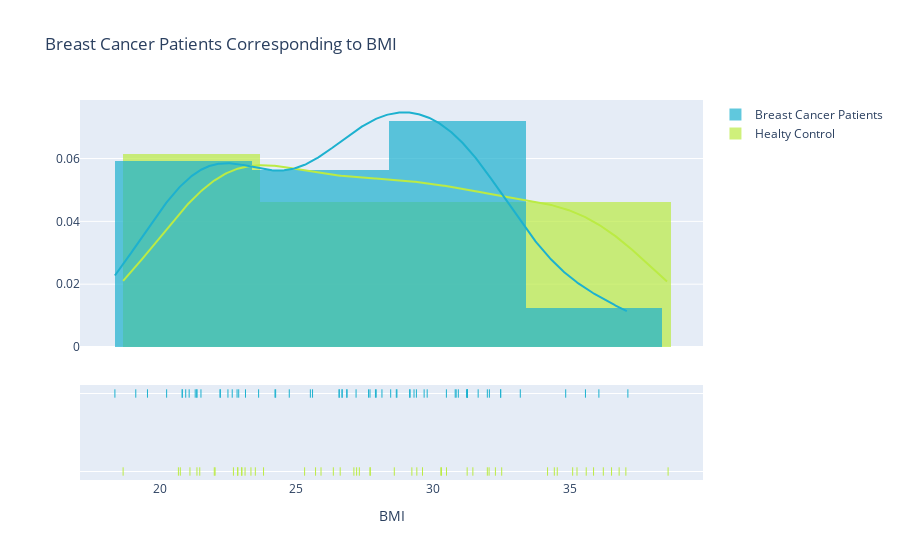

Write notebook code for a chart like this one.
### Code cell
more = df[df['Classification']==1]['BMI']
less = df[df['Classification']==0]['BMI']
fig = ff.create_distplot([less, more],['Healty Control', 'Breast Cancer Patients']
                         , bin_size=5,
                        colors=['#bbeb44','#1db1cf'])
fig.update_layout(
    title="Breast Cancer Patients Corresponding to BMI",
    xaxis_title="BMI",
)
fig.show()

### Figure 1 — Plotly figure (JSON) as saved in the notebook; plotly's stock layout.template omitted (floating-point values rounded to 4 significant figures; data arrays with more than 128 entries replaced by an {"elided": "..."} marker saying what was removed)
{"data": [{"autobinx": false, "histnorm": "probability density", "legendgroup": "Healty Control", "marker": {"color": "#bbeb44"}, "name": "Healty Control", "opacity": 0.7, "type": "histogram", "x": [23.5, 20.69, 23.12, 21.37, 21.11, 22.85, 22.7, 23.8, 22, 23, 21.47, 23.01, 22.86, 18.67, 23.34, 20.76, 22.03, 32.04, 34.53, 36.51, 28.58, 31.98, 32.27, 30.28, 30.48, 37.04, 38.58, 31.45, 35.25, 34.17, 36.21, 36.79, 35.86, 34.42, 27.69, 29.61, 31.24, 35.09, 26.35, 35.59, 29.22, 27.2, 27.3, 32.5, 30.3, 27.7, 25.7, 25.3, 29.4, 26.6, 27.1, 25.9], "xaxis": "x", "xbins": {"end": 38.58, "size": 5, "start": 18.67}, "yaxis": "y"}, {"autobinx": false, "histnorm": "probability density", "legendgroup": "Breast Cancer Patients", "marker": {"color": "#1db1cf"}, "name": "Breast Cancer Patients", "opacity": 0.7, "type": "histogram", "x": [21.3, 20.83, 20.96, 24.24, 21.36, 21.08, 19.13, 22.66, 22.5, 21.51, 21.37, 22.89, 22.83, 23.14, 24.22, 22.22, 20.83, 19.56, 20.26, 24.74, 18.37, 23.62, 22.21, 26.56, 31.98, 31.25, 26.67, 26.67, 28.67, 31.64, 32.46, 25.51, 29.3, 29.67, 28.12, 27.69, 31.25, 29.15, 30.84, 31.22, 30.8, 32.46, 31.23, 29.78, 27.89, 27.64, 27.92, 28.44, 28.65, 26.56, 30.92, 29.14, 34.84, 37.11, 29.38, 33.18, 35.56, 30.48, 36.05, 26.85, 26.84, 32.05, 25.59, 27.18], "xaxis": "x", "xbins": {"end": 37.11, "size": 5, "start": 18.37}, "yaxis": "y"}, {"legendgroup": "Healty Control", "marker": {"color": "#bbeb44"}, "mode": "lines", "name": "Healty Control", "showlegend": false, "type": "scatter", "x": {"elided": "500 float values"}, "xaxis": "x", "y": {"elided": "500 float values"}, "yaxis": "y"}, {"legendgroup": "Breast Cancer Patients", "marker": {"color": "#1db1cf"}, "mode": "lines", "name": "Breast Cancer Patients", "showlegend": false, "type": "scatter", "x": {"elided": "500 float values"}, "xaxis": "x", "y": {"elided": "500 float values"}, "yaxis": "y"}, {"legendgroup": "Healty Control", "marker": {"color": "#bbeb44", "symbol": "line-ns-open"}, "mode": "markers", "name": "Healty Control", "showlegend": false, "type": "scatter", "x": [23.5, 20.69, 23.12, 21.37, 21.11, 22.85, 22.7, 23.8, 22, 23, 21.47, 23.01, 22.86, 18.67, 23.34, 20.76, 22.03, 32.04, 34.53, 36.51, 28.58, 31.98, 32.27, 30.28, 30.48, 37.04, 38.58, 31.45, 35.25, 34.17, 36.21, 36.79, 35.86, 34.42, 27.69, 29.61, 31.24, 35.09, 26.35, 35.59, 29.22, 27.2, 27.3, 32.5, 30.3, 27.7, 25.7, 25.3, 29.4, 26.6, 27.1, 25.9], "xaxis": "x", "y": ["Healty Control", "Healty Control", "Healty Control", "Healty Control", "Healty Control", "Healty Control", "Healty Control", "Healty Control", "Healty Control", "Healty Control", "Healty Control", "Healty Control", "Healty Control", "Healty Control", "Healty Control", "Healty Control", "Healty Control", "Healty Control", "Healty Control", "Healty Control", "Healty Control", "Healty Control", "Healty Control", "Healty Control", "Healty Control", "Healty Control", "Healty Control", "Healty Control", "Healty Control", "Healty Control", "Healty Control", "Healty Control", "Healty Control", "Healty Control", "Healty Control", "Healty Control", "Healty Control", "Healty Control", "Healty Control", "Healty Control", "Healty Control", "Healty Control", "Healty Control", "Healty Control", "Healty Control", "Healty Control", "Healty Control", "Healty Control", "Healty Control", "Healty Control", "Healty Control", "Healty Control"], "yaxis": "y2"}, {"legendgroup": "Breast Cancer Patients", "marker": {"color": "#1db1cf", "symbol": "line-ns-open"}, "mode": "markers", "name": "Breast Cancer Patients", "showlegend": false, "type": "scatter", "x": [21.3, 20.83, 20.96, 24.24, 21.36, 21.08, 19.13, 22.66, 22.5, 21.51, 21.37, 22.89, 22.83, 23.14, 24.22, 22.22, 20.83, 19.56, 20.26, 24.74, 18.37, 23.62, 22.21, 26.56, 31.98, 31.25, 26.67, 26.67, 28.67, 31.64, 32.46, 25.51, 29.3, 29.67, 28.12, 27.69, 31.25, 29.15, 30.84, 31.22, 30.8, 32.46, 31.23, 29.78, 27.89, 27.64, 27.92, 28.44, 28.65, 26.56, 30.92, 29.14, 34.84, 37.11, 29.38, 33.18, 35.56, 30.48, 36.05, 26.85, 26.84, 32.05, 25.59, 27.18], "xaxis": "x", "y": ["Breast Cancer Patients", "Breast Cancer Patients", "Breast Cancer Patients", "Breast Cancer Patients", "Breast Cancer Patients", "Breast Cancer Patients", "Breast Cancer Patients", "Breast Cancer Patients", "Breast Cancer Patients", "Breast Cancer Patients", "Breast Cancer Patients", "Breast Cancer Patients", "Breast Cancer Patients", "Breast Cancer Patients", "Breast Cancer Patients", "Breast Cancer Patients", "Breast Cancer Patients", "Breast Cancer Patients", "Breast Cancer Patients", "Breast Cancer Patients", "Breast Cancer Patients", "Breast Cancer Patients", "Breast Cancer Patients", "Breast Cancer Patients", "Breast Cancer Patients", "Breast Cancer Patients", "Breast Cancer Patients", "Breast Cancer Patients", "Breast Cancer Patients", "Breast Cancer Patients", "Breast Cancer Patients", "Breast Cancer Patients", "Breast Cancer Patients", "Breast Cancer Patients", "Breast Cancer Patients", "Breast Cancer Patients", "Breast Cancer Patients", "Breast Cancer Patients", "Breast Cancer Patients", "Breast Cancer Patients", "Breast Cancer Patients", "Breast Cancer Patients", "Breast Cancer Patients", "Breast Cancer Patients", "Breast Cancer Patients", "Breast Cancer Patients", "Breast Cancer Patients", "Breast Cancer Patients", "Breast Cancer Patients", "Breast Cancer Patients", "Breast Cancer Patients", "Breast Cancer Patients", "Breast Cancer Patients", "Breast Cancer Patients", "Breast Cancer Patients", "Breast Cancer Patients", "Breast Cancer Patients", "Breast Cancer Patients", "Breast Cancer Patients", "Breast Cancer Patients", "Breast Cancer Patients", "Breast Cancer Patients", "Breast Cancer Patients", "Breast Cancer Patients"], "yaxis": "y2"}], "layout": {"barmode": "overlay", "hovermode": "closest", "legend": {"traceorder": "reversed"}, "title": {"text": "Breast Cancer Patients Corresponding to BMI"}, "xaxis": {"anchor": "y2", "domain": [0, 1], "title": {"text": "BMI"}, "zeroline": false}, "yaxis": {"anchor": "free", "domain": [0.35, 1], "position": 0}, "yaxis2": {"anchor": "x", "domain": [0, 0.25], "dtick": 1, "showticklabels": false}}}
